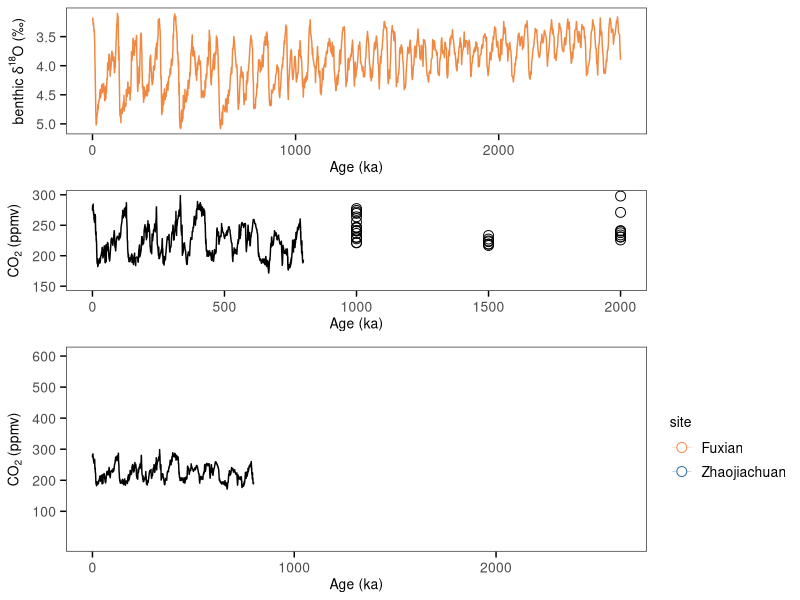
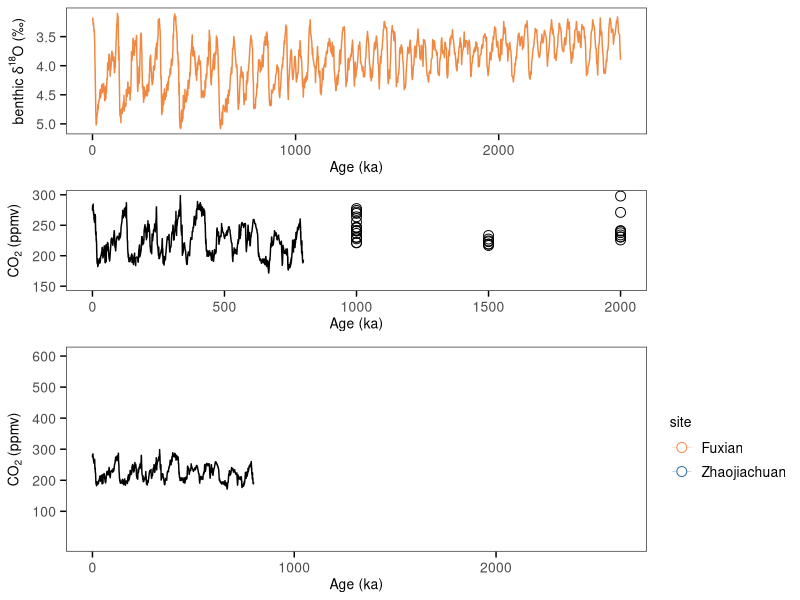

Source code (R) for these figures, in order:
library(tidyverse)
library(ggpubr)
library(readxl)
theme = theme(axis.text.x = element_text(margin = margin(t = 0.1, unit = "cm")),
              axis.text.y = element_text(margin = margin(r = 0.1, unit = "cm")),
              axis.ticks.length=unit(0.15, "cm"),
              axis.ticks = element_line(colour = "black"),
              text = element_text(color = "black", size = 10),
              axis.title = element_text(size = 10), 
              axis.text = element_text(size = 10),
              plot.title = element_text(hjust = 0.1, vjust = -10),
              legend.text = element_text(size = 10),
              legend.title = element_text(size = 10),
              panel.grid.minor = element_blank(),
              panel.grid.major = element_blank())

# read data
benthic = read.csv("data/marine proxies/benthic_d18O.csv")
paleosol = read_xlsx("data/Dataset S1.xlsx", sheet = 2)
paleosol = paleosol[, c(1, 4, 17:19)] %>% drop_na()
names(paleosol) = c("site", "age", "CO2", "lower", "higher")
ice_core = read.csv("data/co2_compilation/ice_core_co2.csv")
blue_ice = read.csv("data/co2_compilation/blue.ice.csv")

# plot ----
p1 = ggplot(benthic, aes(x = Age, y = d18O)) +
  geom_line(color = "#F08841") +
  theme_bw() + theme +
  scale_y_reverse() +
  labs(x = "Age (ka)", y = expression("benthic "*delta^"18"*"O (\u2030)"))

p2 = ggplot() +
  geom_point(data = blue_ice, aes(x = Age, y = CO2), shape = 1, size = 3) +
  geom_line(data = ice_core, aes(x = age, y = co2)) +
  theme_bw() + theme +
  labs(x = "Age (ka)", y = expression("CO"[2]*" (ppmv)")) +
  scale_y_continuous(limits = c(150, 300),breaks = seq(150, 300, 50))

p3 = ggplot(paleosol, aes(x = age, y = CO2)) +
  geom_line(data = ice_core, aes(x = age, y = co2)) +
  geom_errorbar(aes(ymin = lower, ymax = higher, color = site), linewidth = 0.1, width = 0) +
  geom_point(aes(color = site), shape = 21, size = 3, fill = "white") +
  geom_smooth(span = 0.5, linewidth = 2, se = FALSE) +
  scale_color_manual(values = c("#F08841", "#2B6A99")) +
  theme_bw() + theme +
  labs(x = "Age (ka)", y = expression("CO"[2]*" (ppmv)")) +
  scale_y_continuous(limits = c(0, 600),breaks = seq(100, 600, 100))

ggarrange(p1, p2, p3, nrow = 3, ncol = 1, align = "hv", heights = c(0.7,0.6,1))
ggsave("figures/Fig_1_glacial_CO2.pdf", height = 5.3, width = 5.7)
